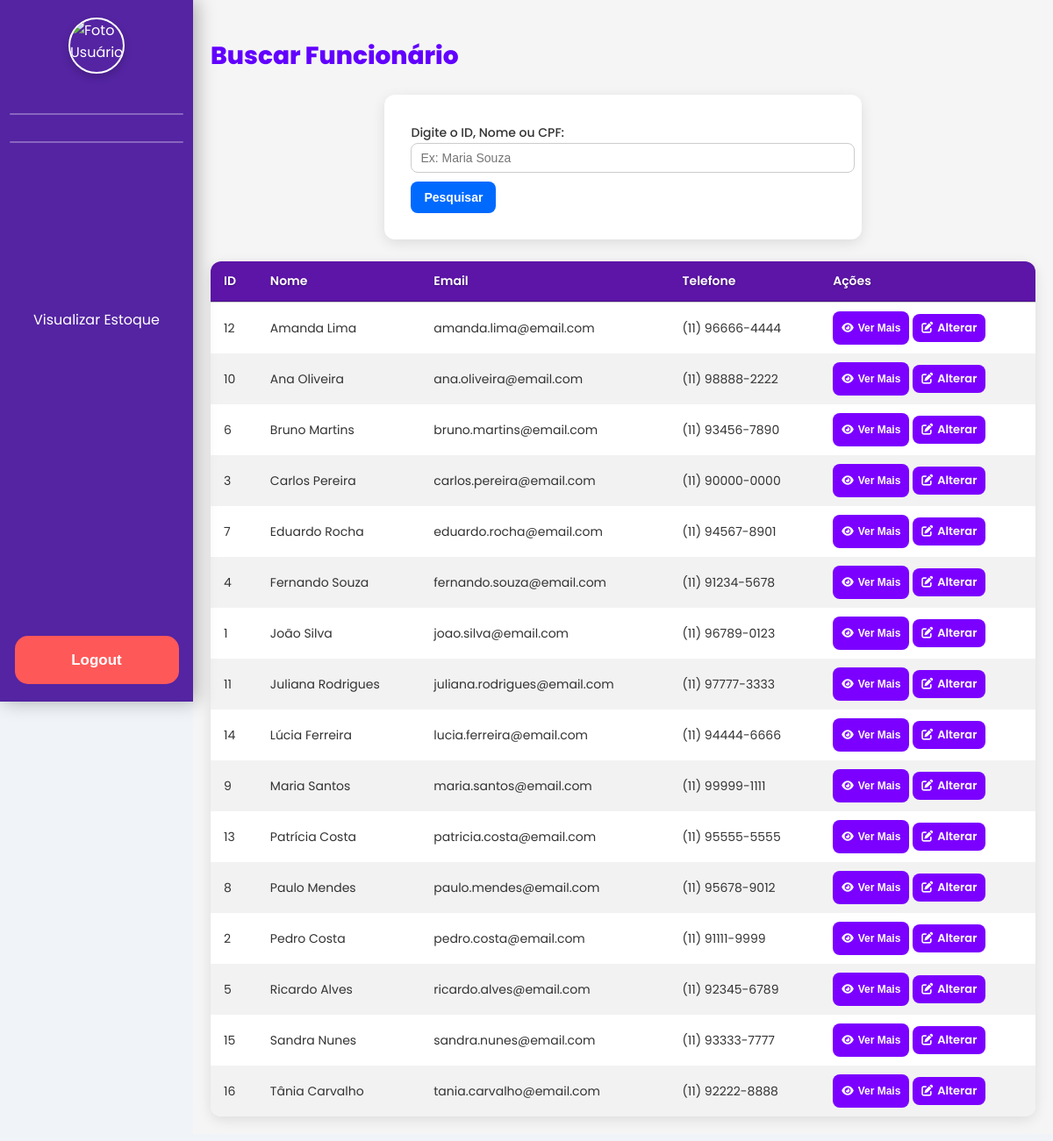
The app's page /Site_Senna/buscar_funcionario.php with its own data.
### tables this page shows
CREATE TABLE IF NOT EXISTS `funcionario` (
  `id_funcionario` int NOT NULL AUTO_INCREMENT,
  `id_usuario` int NOT NULL,
  `nome_funcionario` varchar(191) NOT NULL,
  `cargo` varchar(70) DEFAULT NULL,
  `salario` decimal(10,2) DEFAULT NULL,
  `endereco` varchar(191) DEFAULT NULL,
  `imagem` longblob,
  `cpf` varchar(14) DEFAULT NULL,
  `telefone` varchar(15) DEFAULT NULL,
  `data_admissao` date DEFAULT NULL,
  `data_nascimento` date DEFAULT NULL,
  PRIMARY KEY (`id_funcionario`),
  UNIQUE KEY `id_usuario` (`id_usuario`),
  UNIQUE KEY `cpf` (`cpf`)
);

CREATE TABLE IF NOT EXISTS `usuario` (
  `id_usuario` int NOT NULL AUTO_INCREMENT,
  `nome_usuario` varchar(191) NOT NULL,
  `email` varchar(191) NOT NULL,
  `senha` varchar(191) NOT NULL,
  `id_perfil` int NOT NULL,
  `senha_temporaria` tinyint(1) DEFAULT '0',
  `imagem_usuario` longblob,
  PRIMARY KEY (`id_usuario`),
  UNIQUE KEY `email` (`email`),
  KEY `id_perfil` (`id_perfil`)
);

### Site_Senna/buscar_funcionario.php (the view, shortened to what this page needs)
<?php
require_once 'includes/conexao.php';
if ($_SERVER["REQUEST_METHOD"] === "POST" && !empty($_POST['busca'])) {
    $busca = trim($_POST['busca']);
    if (strlen($busca) == 14) {
        $sql = "SELECT f.*, u.id_usuario, u.email
                FROM funcionario f
                INNER JOIN usuario u ON f.id_usuario = u.id_usuario
                WHERE f.cpf = :cpf";
        $stmt = $pdo->prepare($sql);
        $stmt->bindParam(':cpf', $busca, PDO::PARAM_STR);
    }elseif (is_numeric($busca)) {
        $sql = "SELECT f.*, u.id_usuario, u.email
                FROM funcionario f
                INNER JOIN usuario u ON f.id_usuario = u.id_usuario
                WHERE f.id_funcionario = :busca
                ORDER BY f.nome_funcionario ASC";
        $stmt = $pdo->prepare($sql);
        $stmt->bindParam(':busca', $busca, PDO::PARAM_INT);
    } else {
        $sql = "SELECT f.*, u.id_usuario, u.email
                FROM funcionario f
                INNER JOIN usuario u ON f.id_usuario = u.id_usuario
                WHERE f.nome_funcionario LIKE :busca_nome
                ORDER BY f.nome_funcionario ASC";
        $stmt = $pdo->prepare($sql);
        $stmt->bindValue(':busca_nome', "$busca%", PDO::PARAM_STR);
    }
} else {
    $sql = "SELECT f.*, u.id_usuario, u.email
            FROM funcionario f
            INNER JOIN usuario u ON f.id_usuario = u.id_usuario
            ORDER BY f.nome_funcionario ASC";
    $stmt = $pdo->prepare($sql);
}
$stmt->execute();
$funcionarios = $stmt->fetchAll();
?>
<!DOCTYPE html>
<html lang="pt-br">
<head>
<link rel="stylesheet" href="css/modal.css">
<link rel="stylesheet" href="css/main_css.css">
<link rel="stylesheet" href="https://cdnjs.cloudflare.com/ajax/libs/font-awesome/6.4.0/css/all.min.css">
</head>
<body>
<?php include_once 'includes/sidebar.php'; ?>
<div class="container">
    <div class="conteudo">
        <div class="titulo">
            <h2>Buscar Funcionário</h2>
        </div>
        <div class="formulario-coluna cliente-coluna">
            <form action="buscar_funcionario.php" method="POST">
                <label for="busca">Digite o ID, Nome ou CPF:</label>
                <input type="text" id="busca" name="busca" placeholder="Ex: Maria Souza">
                <button type="submit" class="botao">Pesquisar</button>
            </form>
        </div>
<br>
        <div class="formulario-coluna tabela">
            <?php if (!empty($funcionarios)): ?>
                <table>
                    <thead>
                        <tr>
                            <th>ID</th>
                            <th>Nome</th>
                            <th>Email</th>
                            <th>Telefone</th>
                            <th>Ações</th>
                        </tr>
                    </thead>
                    <tbody>
                        <?php foreach ($funcionarios as $f): ?>
                            <tr>
                                <td><?= htmlspecialchars($f['id_funcionario']) ?></td>
                                <td><?= htmlspecialchars($f['nome_funcionario']) ?></td>
                                <td><?= htmlspecialchars($f['email']) ?></td>
                                <td><?= htmlspecialchars($f['telefone']) ?></td>
                                <td>
                                    <button class="ver-mais-btn" style="padding: 12px 10px; font-size: 12px; width: auto;"
                                        data-id="<?= htmlspecialchars($f['id_funcionario']) ?>"
                                        data-nome="<?= htmlspecialchars($f['nome_funcionario']) ?>"
                                        data-cpf="<?= htmlspecialchars($f['cpf']) ?>"
                                        data-nascimento="<?= htmlspecialchars($f['data_nascimento']) ?>"
                                        data-endereco="<?= htmlspecialchars($f['endereco']) ?>"
                                        data-telefone="<?= htmlspecialchars($f['telefone']) ?>"
                                        data-cargo="<?= htmlspecialchars($f['cargo']) ?>"
                                        data-salario="<?= number_format($f['salario'], 2, ',', '.') ?>"
                                        data-admissao="<?= htmlspecialchars($f['data_admissao']) ?>"
                                        data-usuario-id="<?= htmlspecialchars($f['id_usuario']) ?>"
                                        data-email="<?= htmlspecialchars($f['email']) ?>">
                                        <i class="fa-solid fa-eye"></i> Ver Mais
                                    </button>
                                                <a href="alterar_funcionario.php?busca=<?= htmlspecialchars($f['id_funcionario']) ?>">
                                                    <i class="fa-solid fa-pen-to-square"></i> Alterar
                                                </a>
                                            </div>
                                        </td>
                                    </tr>
                                <?php endforeach; ?>
                <?php else: ?>
                    <p>Nenhum funcionário encontrado.</p>
                <?php endif; ?>
<br>
</body>
</html>

### Site_Senna/css/main_css.css (style rules this page uses)
:root { --cor-padrao:#5424A2; --cor-padrao-hover:#6e21ea; --cor-fonte:#ffffff; --cor-fonte-p:#555555; --cor-btn:#264653; --cor-btn-hover:rgb(98, 0, 255); --cor-btn-fonte:#ffffff; --cor-fonte-corpo:#333333; --cor-fonte-corpo-leve:#777777; --cor-bg:#f0f4f8; }
body, html { margin: 0; padding: 0; font-family: 'Poppins', sans-serif; background-color: var(--cor-bg); }
.container { margin-left: 220px; padding: 20px; font-family: 'Poppins', sans-serif; background-color: #f5f5f5; min-height: 100vh; transition: margin-left 0.3s ease; }
form { background-color: #ffffff; padding: 30px; border-radius: 12px; box-shadow: 0 4px 15px rgba(0,0,0,0.1); margin: 0 auto; max-width: 750px; }
.formulario-coluna { flex: 1; min-width: 250px; display: flex; flex-direction: column; gap: 10px; }
label { font-size: 14px; font-weight: 500; color: #333; }
input[type="text"], input[type="email"], input[type="password"], input[type="number"], input[type="date"], select { padding: 8px 10px; border: 1px solid #ccc; border-radius: 8px; font-size: 14px; width: 100%; transition: 0.2s; }
button.botao, .botoes button { background-color: #006aff; color: #fff; border: none; padding: 10px 15px; border-radius: 8px; font-size: 14px; font-weight: 600; cursor: pointer; transition: 0.2s; margin-top: 10px; }
table { width: 100%; border-collapse: collapse; background-color: #fff; border-radius: 12px; overflow: hidden; box-shadow: 0 4px 15px rgba(0,0,0,0.1); }
th, td { padding: 10px 15px; text-align: left; font-size: 14px; color: #333; }
th { background-color: #1B4D3E; color: #fff; font-weight: 600; }
tr:nth-child(even) { background-color: #f2f2f2; }
.ver-mais-btn, table a { background-color: #7b00ff; color: var(--cor-fonte); border: none; border-radius: 8px; padding: 6px 10px; font-size: 13px; font-weight: 600; cursor: pointer; transition: all 0.3s ease; display: inline-flex; align-items: center; gap: 5px; text-decoration: none; }
.ver-mais-btn i, table a i { transition: transform 0.3s ease, color 0.3s ease; }
.tabela th { background-color: #5c15a7; color: #ffffff; font-weight: 600; text-shadow: 0 1px 2px rgba(0,0,0,0.3); padding: 12px 15px; text-align: left; border-bottom: 2px solid rgba(0,0,0,0.1); }
h2 { color: #6200ff; font-size: 28px; font-weight: 800; }

### records on screen
funcionario: id_funcionario "12", nome_funcionario "Amanda Lima", id_usuario.email "amanda.lima@email.com", telefone "(11) 96666-4444"
funcionario: id_funcionario "10", nome_funcionario "Ana Oliveira", id_usuario.email "ana.oliveira@email.com", telefone "(11) 98888-2222"
funcionario: id_funcionario "6", nome_funcionario "Bruno Martins", id_usuario.email "bruno.martins@email.com", telefone "(11) 93456-7890"
funcionario: id_funcionario "3", nome_funcionario "Carlos Pereira", id_usuario.email "carlos.pereira@email.com", telefone "(11) 90000-0000"
funcionario: id_funcionario "7", nome_funcionario "Eduardo Rocha", id_usuario.email "eduardo.rocha@email.com", telefone "(11) 94567-8901"
funcionario: id_funcionario "4", nome_funcionario "Fernando Souza", id_usuario.email "fernando.souza@email.com", telefone "(11) 91234-5678"
funcionario: id_funcionario "1", nome_funcionario "João Silva", id_usuario.email "joao.silva@email.com", telefone "(11) 96789-0123"
funcionario: id_funcionario "11", nome_funcionario "Juliana Rodrigues", id_usuario.email "juliana.rodrigues@email.com", telefone "(11) 97777-3333"
funcionario: id_funcionario "14", nome_funcionario "Lúcia Ferreira", id_usuario.email "lucia.ferreira@email.com", telefone "(11) 94444-6666"
funcionario: id_funcionario "9", nome_funcionario "Maria Santos", id_usuario.email "maria.santos@email.com", telefone "(11) 99999-1111"
funcionario: id_funcionario "13", nome_funcionario "Patrícia Costa", id_usuario.email "patricia.costa@email.com", telefone "(11) 95555-5555"
funcionario: id_funcionario "8", nome_funcionario "Paulo Mendes", id_usuario.email "paulo.mendes@email.com", telefone "(11) 95678-9012"
funcionario: id_funcionario "2", nome_funcionario "Pedro Costa", id_usuario.email "pedro.costa@email.com", telefone "(11) 91111-9999"
funcionario: id_funcionario "5", nome_funcionario "Ricardo Alves", id_usuario.email "ricardo.alves@email.com", telefone "(11) 92345-6789"
funcionario: id_funcionario "15", nome_funcionario "Sandra Nunes", id_usuario.email "sandra.nunes@email.com", telefone "(11) 93333-7777"
funcionario: id_funcionario "16", nome_funcionario "Tânia Carvalho", id_usuario.email "tania.carvalho@email.com", telefone "(11) 92222-8888"
